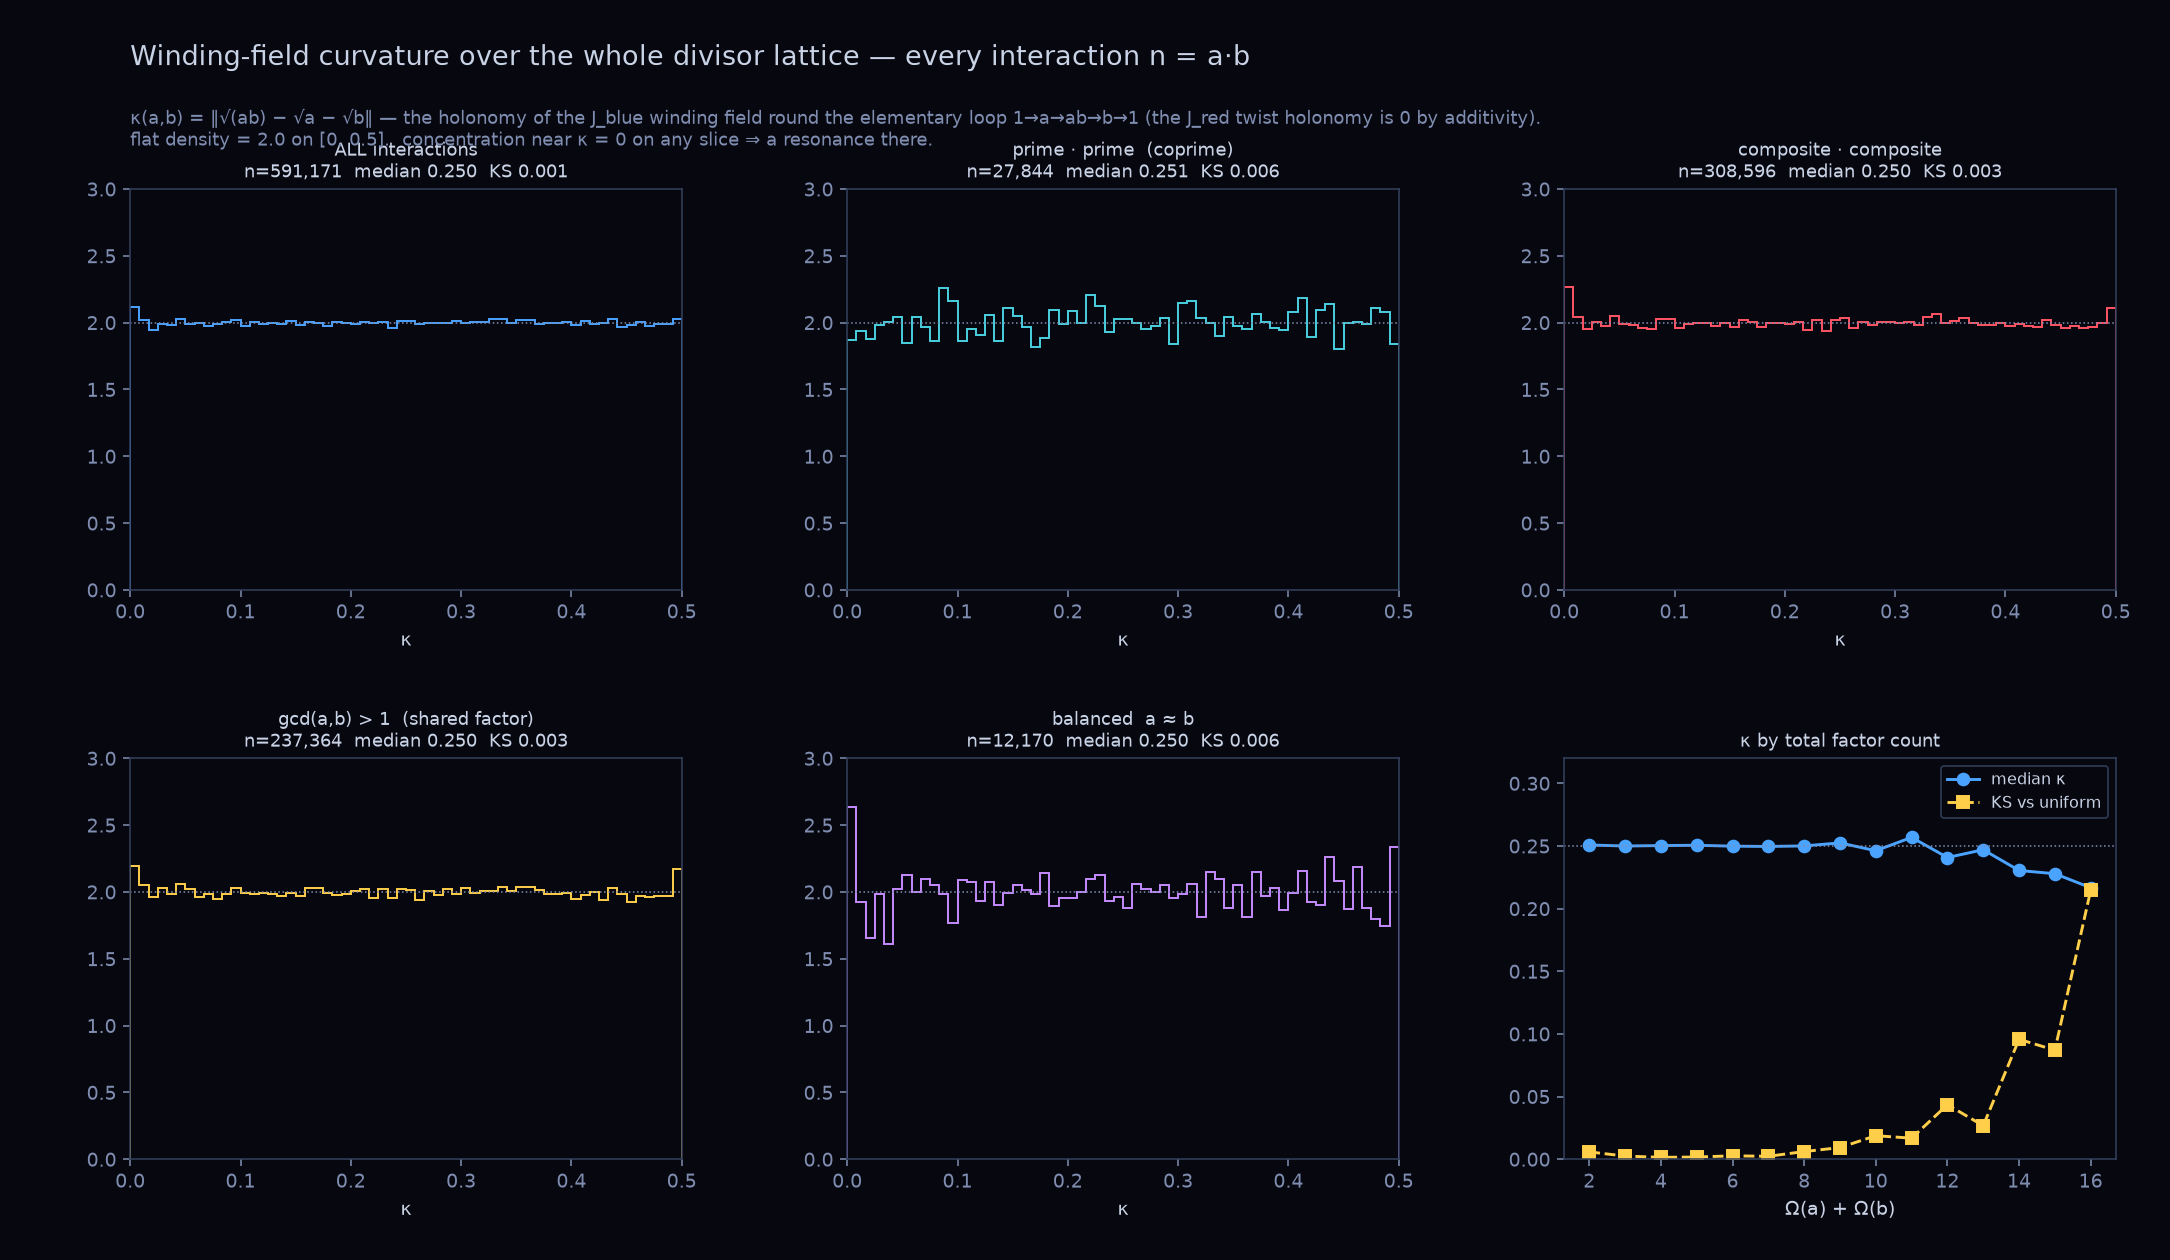

Write Python code to recreate this figure.
#!/usr/bin/env python3
"""
lattice_curvature.py — the winding-field curvature over the WHOLE divisor lattice
===============================================================================

Not semiprimes.  ALL interactions: every n, every factorisation n = a·b with
a, b ≥ 2 — prime·prime, prime·composite, composite·composite, coprime or not.

Two spin fields on (ℕ, |):
    J_red  twist   φ = c·ln n   — ADDITIVE, so its holonomy round the elementary
           lattice loop  1 → a → a·b → b → 1  is exactly 0.  Flat connection.
    J_blue winding φ = 2π√n     — NOT additive.  Loop holonomy:
           κ(a,b) = ‖ √(ab) − √a − √b ‖   (distance to the nearest integer).
           This IS the curvature of the winding connection — the interaction of
           the two spins, at every edge of the lattice.

If κ is equidistributed on every slice (by gcd(a,b), by balance, by Ω, by
prime-ness), the winding connection is generically flat-in-measure and there is
no resonance to find anywhere in the multiplicative structure.  If some slice
concentrates near κ = 0, that slice is the resonance.

Output: render/lattice_curvature.png
"""
import os
import math
import numpy as np
import matplotlib
matplotlib.use('Agg')
import matplotlib.pyplot as plt

_HERE = os.path.dirname(os.path.abspath(__file__))
BG = '#07070f'; FG = '#c9d3e6'; GREY = '#7f8db0'
BLUE = '#4aa3ff'; RED = '#ff5566'; GOLD = '#ffcf4a'; SILVER = '#dfe6ff'
CY = '#49d0e0'
plt.rcParams.update({
    'figure.facecolor': BG, 'axes.facecolor': BG, 'savefig.facecolor': BG,
    'text.color': FG, 'axes.edgecolor': '#33405e', 'axes.labelcolor': FG,
    'xtick.color': GREY, 'ytick.color': GREY, 'font.size': 10,
})


def spf_sieve(n):
    s = list(range(n + 1))
    for i in range(2, int(n ** 0.5) + 1):
        if s[i] == i:
            for j in range(i * i, n + 1, i):
                if s[j] == j:
                    s[j] = i
    return s


def Omega(m, spf):
    k = 0
    while m > 1:
        m //= spf[m]; k += 1
    return k


def ks_uniform(x):
    """KS distance of x (assumed in [0,0.5]) to Uniform[0,0.5]."""
    x = np.sort(np.asarray(x))
    n = len(x)
    if n == 0:
        return float('nan')
    cdf = np.arange(1, n + 1) / n
    u = x / 0.5
    return float(np.max(np.abs(cdf - u)))


def main():
    NBIG = 120_000
    spf = spf_sieve(NBIG)
    is_prime = [i > 1 and spf[i] == i for i in range(NBIG + 1)]
    Om = np.zeros(NBIG + 1, dtype=np.int8)
    for m in range(2, NBIG + 1):
        Om[m] = Omega(m, spf)

    from math import gcd, isqrt
    kap, g, bal, omsum, aprime, bprime, nn = [], [], [], [], [], [], []
    for n in range(4, NBIG + 1):
        rn = math.sqrt(n)
        a = 2
        while a * a <= n:
            if n % a == 0:
                b = n // a
                k = rn - math.sqrt(a) - math.sqrt(b)
                kap.append(abs(k - round(k)))
                g.append(gcd(a, b))
                bal.append(math.log(b) - math.log(a))         # 0 = balanced
                omsum.append(int(Om[a] + Om[b]))
                aprime.append(is_prime[a]); bprime.append(is_prime[b])
                nn.append(n)
            a += 1
    kap = np.array(kap); g = np.array(g); bal = np.array(bal)
    omsum = np.array(omsum); ap = np.array(aprime); bp = np.array(bprime)
    nn = np.array(nn)
    both_prime = ap & bp
    print(f"{len(kap):,} (a,b) interactions over n = 4..{NBIG}")

    fig = plt.figure(figsize=(15.5, 9))
    gs = fig.add_gridspec(2, 3, hspace=0.42, wspace=0.30,
                          left=0.06, right=0.975, top=0.85, bottom=0.08)
    fig.suptitle('Winding-field curvature over the whole divisor lattice — every interaction n = a·b',
                 color=FG, fontsize=14, x=0.06, ha='left', y=0.965)
    fig.text(0.06, 0.915,
             'κ(a,b) = ‖√(ab) − √a − √b‖ — the holonomy of the J_blue winding field round the '
             'elementary loop 1→a→ab→b→1 (the J_red twist holonomy is 0 by additivity).\n'
             'flat density = 2.0 on [0, 0.5].  concentration near κ = 0 on any slice ⇒ a resonance '
             'there.',
             color=GREY, fontsize=9, va='top')

    def panel(ax, mask, label, color):
        d = kap[mask]
        ax.hist(d, bins=60, density=True, histtype='step', color=color)
        ax.axhline(2.0, color=GREY, ls=':', lw=0.8)
        ax.set_xlim(0, 0.5); ax.set_ylim(0, 3)
        ax.set_title(f'{label}\nn={len(d):,}  median {np.median(d):.3f}  KS {ks_uniform(d):.3f}',
                     color=FG, fontsize=9)
        ax.set_xlabel('κ')

    panel(fig.add_subplot(gs[0, 0]), np.ones(len(kap), bool), 'ALL interactions', BLUE)
    panel(fig.add_subplot(gs[0, 1]), both_prime, 'prime · prime  (coprime)', CY)
    panel(fig.add_subplot(gs[0, 2]), ~ap & ~bp, 'composite · composite', RED)
    panel(fig.add_subplot(gs[1, 0]), g > 1, 'gcd(a,b) > 1  (shared factor)', GOLD)
    panel(fig.add_subplot(gs[1, 1]), np.abs(bal) < 0.2, 'balanced  a ≈ b', '#c58bff')

    # slice by omsum: median κ per Ω(a)+Ω(b)
    axL = fig.add_subplot(gs[1, 2])
    levels = sorted(set(omsum.tolist()))
    med = [np.median(kap[omsum == L]) for L in levels]
    ksv = [ks_uniform(kap[omsum == L]) for L in levels]
    axL.plot(levels, med, 'o-', color=BLUE, label='median κ')
    axL.plot(levels, ksv, 's--', color=GOLD, label='KS vs uniform')
    axL.axhline(0.25, color=GREY, ls=':', lw=0.8)
    axL.set_xlabel('Ω(a) + Ω(b)'); axL.set_ylim(0, 0.32)
    axL.legend(fontsize=8, facecolor=BG, edgecolor='#33405e', labelcolor=FG)
    axL.set_title('κ by total factor count', color=FG, fontsize=9)

    out = os.path.join(_HERE, 'lattice_curvature.png')
    fig.savefig(out, dpi=140); plt.close(fig)

    print("\nslice                         n           median κ   KS(uniform)")
    for lab, m in (("ALL", np.ones(len(kap), bool)),
                   ("prime·prime", both_prime),
                   ("prime·composite", (ap ^ bp)),
                   ("composite·composite", ~ap & ~bp),
                   ("gcd(a,b) > 1", g > 1),
                   ("gcd(a,b) = 1", g == 1),
                   ("balanced a≈b", np.abs(bal) < 0.2),
                   ("very unbalanced", np.abs(bal) > 3.0),
                   ("a·a  (n a square)", (nn == (np.round(np.sqrt(nn)) ** 2).astype(np.int64)) &
                                         (np.abs(bal) < 1e-9))):
        d = kap[m]
        print(f"  {lab:<27} {len(d):>9,}   {np.median(d):>8.4f}   {ks_uniform(d):>8.4f}")
    print("\n  (uniform: median 0.2500, KS -> 0.  a KS well above ~0.02 on a big slice = structure.)")
    print('  written:', os.path.relpath(out, os.path.dirname(_HERE)))


if __name__ == '__main__':
    main()
